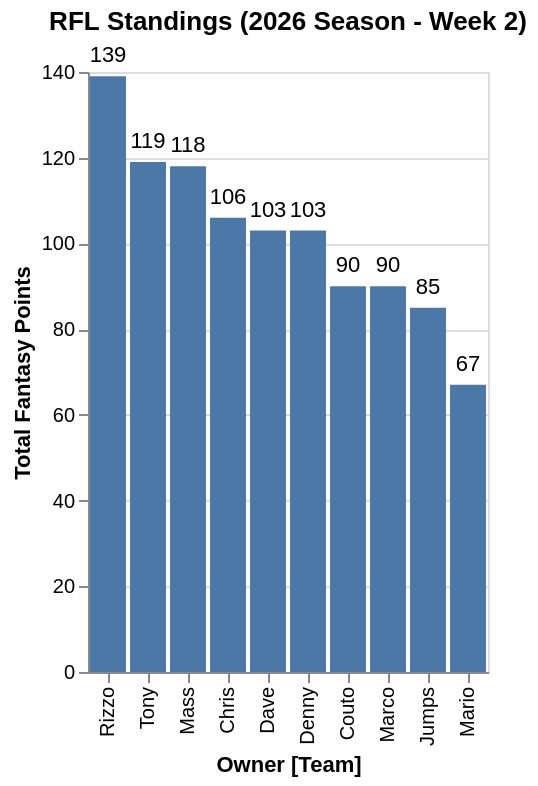

Here is the notebook cell this chart was saved with:
### Code cell
#@title RFL Standings Graph
import altair as alt

# Get the maximum week from the stats_player_week table
max_week_df = con.execute(f"""
SELECT MAX(week) AS max_week
FROM stats_player_week_{season};
""").df()

max_week = max_week_df['max_week'].iloc[0]


# Merge total_team_points_df with teams_df to get the team name
total_team_points_with_team_df = total_team_points_df.merge(teams_df[['Owner', 'Team']].drop_duplicates(), left_on='owner', right_on='Owner')

chart = alt.Chart(total_team_points_with_team_df).mark_bar().encode(
    x=alt.X('owner', sort='-y', title='Owner [Team]'),  # Sort by total points descending and update axis title
    y=alt.Y('total_team_fantasy_points', title='Total Fantasy Points'), # Add a title to the y-axis
    tooltip=['Owner', 'Team', 'total_team_fantasy_points'] # Include Team in tooltip
).properties(
    title=f'RFL Standings ({season} Season - Week {max_week})'
)

# Add text labels for the total points
text = chart.mark_text(
    align='center',
    baseline='bottom',
    dy=-5  # Nudge text above the bar
).encode(
    text=alt.Text('total_team_fantasy_points', format='.0f') # Format as integer
)

# Combine the bar chart and the text
final_chart = chart + text

final_chart.display()

# Save the chart as a PNG file
final_chart.save(f'rfl_standings_{season}.png')

# Print the directory where the file was saved
print(f"Chart saved to: {os.getcwd()}")

### Figure 1 — Vega-Lite specification as saved in the notebook (floating-point values rounded to 4 significant figures)
{"config": {"view": {"continuousWidth": 300, "continuousHeight": 300}}, "layer": [{"mark": {"type": "bar"}, "encoding": {"tooltip": [{"field": "Owner", "type": "nominal"}, {"field": "Team", "type": "nominal"}, {"field": "total_team_fantasy_points", "type": "quantitative"}], "x": {"field": "owner", "sort": "-y", "title": "Owner [Team]", "type": "nominal"}, "y": {"field": "total_team_fantasy_points", "title": "Total Fantasy Points", "type": "quantitative"}}, "title": "RFL Standings (2026 Season - Week 2)"}, {"mark": {"type": "text", "align": "center", "baseline": "bottom", "dy": -5}, "encoding": {"text": {"field": "total_team_fantasy_points", "format": ".0f", "type": "quantitative"}, "tooltip": [{"field": "Owner", "type": "nominal"}, {"field": "Team", "type": "nominal"}, {"field": "total_team_fantasy_points", "type": "quantitative"}], "x": {"field": "owner", "sort": "-y", "title": "Owner [Team]", "type": "nominal"}, "y": {"field": "total_team_fantasy_points", "title": "Total Fantasy Points", "type": "quantitative"}}, "title": "RFL Standings (2026 Season - Week 2)"}], "data": {"name": "data-9418f20f340f73f501b06402041ba858"}, "$schema": "https://vega.github.io/schema/vega-lite/v5.20.1.json", "datasets": {"data-9418f20f340f73f501b06402041ba858": [{"owner": "Rizzo", "total_team_fantasy_points": 139.0, "Owner": "Rizzo", "Team": "Colts"}, {"owner": "Tony", "total_team_fantasy_points": 119.0, "Owner": "Tony", "Team": "Cowboys"}, {"owner": "Mass", "total_team_fantasy_points": 118.0, "Owner": "Mass", "Team": "Bengals"}, {"owner": "Chris", "total_team_fantasy_points": 106.0, "Owner": "Chris", "Team": "Bears"}, {"owner": "Dave", "total_team_fantasy_points": 103.0, "Owner": "Dave", "Team": "Steelers"}, {"owner": "Denny", "total_team_fantasy_points": 103.0, "Owner": "Denny", "Team": "Vikings"}, {"owner": "Couto", "total_team_fantasy_points": 90.0, "Owner": "Couto", "Team": "Raiders"}, {"owner": "Marco", "total_team_fantasy_points": 90.0, "Owner": "Marco", "Team": "Eagles"}, {"owner": "Jumps", "total_team_fantasy_points": 85.0, "Owner": "Jumps", "Team": "Packers"}, {"owner": "Mario", "total_team_fantasy_points": 67.0, "Owner": "Mario", "Team": "Jets"}]}}
